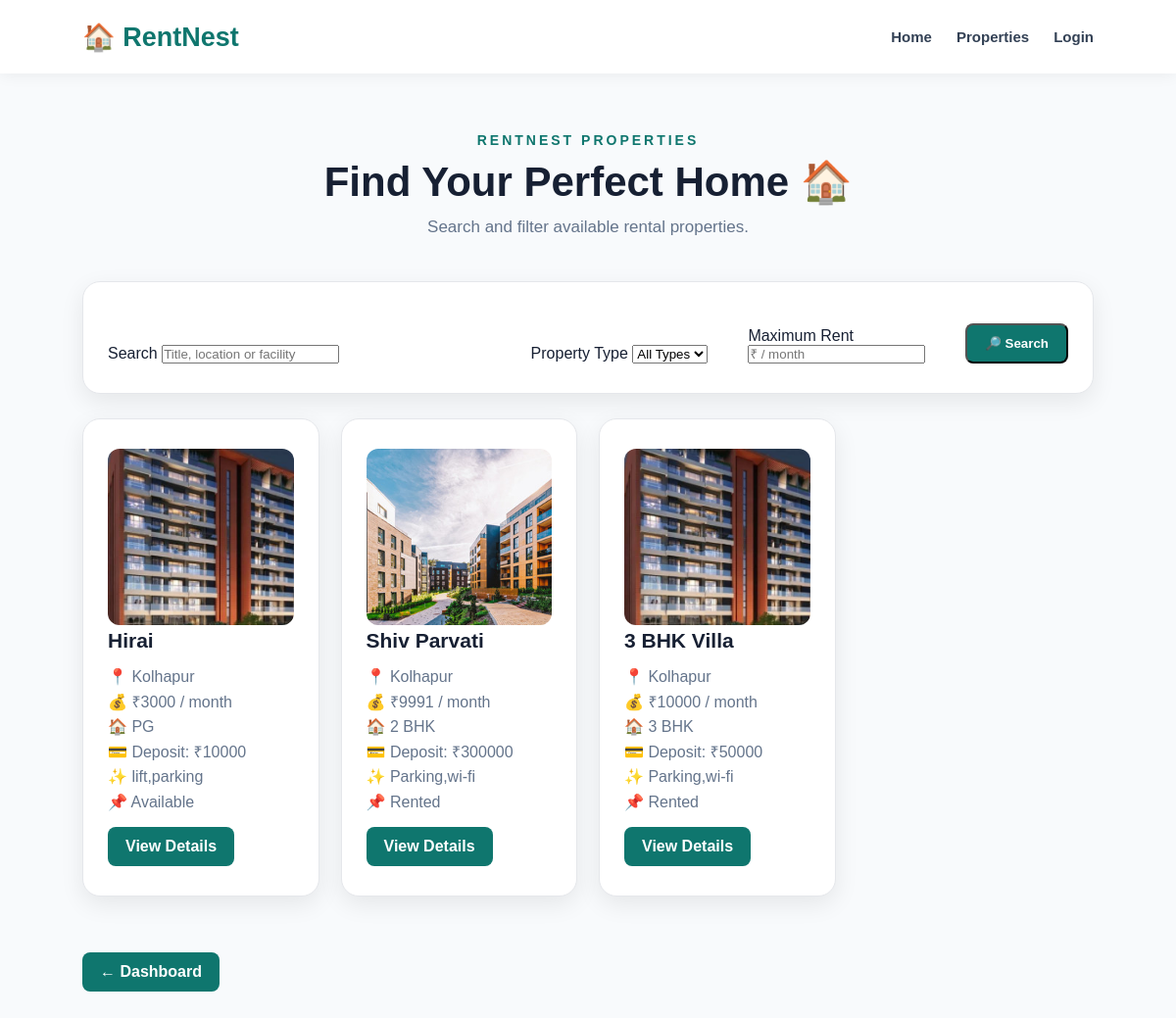
Screenshot of /properties with the database file from the repository.
### tables this page shows
CREATE TABLE properties (

            id INTEGER PRIMARY KEY AUTOINCREMENT,

            owner_id INTEGER,

            title TEXT NOT NULL,

            property_type TEXT NOT NULL,

            location TEXT NOT NULL,

            rent INTEGER NOT NULL,

            deposit INTEGER,

            facilities TEXT,

            image TEXT,

            status TEXT DEFAULT 'Available'

        );

### app.py (the view)
@app.route("/properties")
def properties():
    search = request.args.get("search", "").strip()
    property_type = request.args.get("type", "").strip()
    max_rent = request.args.get("max_rent", "").strip()
    connection = get_db_connection()
    query = "SELECT * FROM properties WHERE 1=1"
    params = []
    if search:
        query += " AND (title LIKE ? OR location LIKE ? OR facilities LIKE ?)"
        term = f"%{search}%"
        params.extend([term, term, term])
    if property_type:
        query += " AND property_type = ?"
        params.append(property_type)
    if max_rent:
        try:
            query += " AND rent <= ?"
            params.append(int(max_rent))
        except ValueError:
            max_rent = ""
    query += " ORDER BY id DESC"
    properties_list = connection.execute(query, params).fetchall()
    types = connection.execute("SELECT DISTINCT property_type FROM properties ORDER BY property_type").fetchall()
    connection.close()
    return render_template("properties.html", properties=properties_list, property_types=types, search=search, selected_type=property_type, max_rent=max_rent)

### database.py (called while the page is built)
def get_db_connection():
    connection = sqlite3.connect(DATABASE)
    connection.row_factory = sqlite3.Row
    return connection

### templates/properties.html (shortened to what this page needs)
<!DOCTYPE html>
<html lang="en">
<head>
<link rel="stylesheet" href="{{ url_for('static', filename='style.css') }}">
</head>
<body class="auth-body">
<nav class="navbar">
  <div class="logo">🏠 RentNest</div>
  <div class="nav-links">
    <a href="/">Home</a><a href="/properties">Properties</a>
    {% if session.get('user_id') %}
      <a href="{{ url_for('owner_dashboard' if session.get('role') == 'Owner' else 'tenant_dashboard') }}">Dashboard</a>
      <a href="/logout">Logout</a>
    {% else %}
    <a href="/login">Login</a>
    {% endif %}
  </div>
</nav>
<section class="dashboard-section">
  <div class="dashboard-heading">
    <p class="small-heading">RENTNEST PROPERTIES</p>
    <h1>Find Your Perfect Home 🏠</h1>
    <p>Search and filter available rental properties.</p>
  </div>
  <form method="GET" action="{{ url_for('properties') }}" class="dashboard-card" style="margin-bottom:25px;">
    <div style="display:grid;grid-template-columns:2fr 1fr 1fr auto;gap:12px;align-items:end;">
      <div>
        <label>Search</label>
        <input name="search" value="{{ search }}" placeholder="Title, location or facility">
      </div>
        <div>
        <label>Property Type</label>
        <select name="type">
          <option value="">All Types</option>
        </select>
      </div>
      <div>
        <label>Maximum Rent</label>
        <input type="number" name="max_rent" value="{{ max_rent }}" min="0" placeholder="₹ / month">
      </div>
      <button class="card-button" type="submit">🔎 Search</button>
    </div>
  </form>
  <div class="dashboard-cards">
    {% for property in properties %}
    <div class="dashboard-card">
      {% if property['image'] %}<img src="{{ url_for('static', filename='uploads/' + property['image']) }}" style="width:100%;height:180px;object-fit:cover;border-radius:12px;">{% else %}<div class="card-icon">🏠</div>{% endif %}
      <h2>{{ property['title'] }}</h2>
      <p>📍 {{ property['location'] }}<br>💰 ₹{{ property['rent'] }} / month<br>🏠 {{ property['property_type'] }}<br>💳 Deposit: ₹{{ property['deposit'] or 0 }}<br>✨ {{ property['facilities'] or 'Facilities available' }}<br>📌 {{ property['status'] }}</p>
      <a href="{{ url_for('property_details', property_id=property['id']) }}" class="card-button">View Details</a>
    </div>
    {% else %}
    <div class="dashboard-card">
      <h2>No Properties Found</h2>
      <p>Try another search or add a new property.</p>
      <a href="{{ url_for('properties') }}" class="card-button">Clear Filters</a>
    </div>
    {% endfor %}
  </div>
    <div>
        <a href="/tenant-dashboard"
           class="card-button">
            ← Dashboard
        </a>
    </div>
</section>
</body>
</html>

### static/style.css (style rules this page uses)
* { margin: 0; padding: 0; box-sizing: border-box; }
body { font-family: Arial, Helvetica, sans-serif; background: #f8fafc; color: #172033; }
.navbar { height: 75px; display: flex; align-items: center; justify-content: space-between; padding: 0 7%; background: white; box-shadow: 0 2px 15px rgba(0, 0, 0, 0.06); position: sticky; top: 0; z-index: 100; }
.logo { font-size: 27px; font-weight: bold; color: #0f766e; }
.nav-links { display: flex; align-items: center; gap: 25px; }
.nav-links a { text-decoration: none; color: #334155; font-size: 15px; font-weight: 600; }
.small-heading { color: #14b8a6; font-size: 14px; font-weight: bold; letter-spacing: 2px; margin-bottom: 15px; }
.auth-body { background: #f8fafc; }
.dashboard-section { padding: 60px 7%; min-height: calc(100vh - 80px); }
.dashboard-heading { text-align: center; margin-bottom: 45px; }
.dashboard-heading .small-heading { color: #0f766e; font-size: 14px; font-weight: bold; letter-spacing: 3px; margin-bottom: 10px; }
.dashboard-heading h1 { font-size: 42px; margin: 0 0 12px; color: #172033; }
.dashboard-heading > p:last-child { font-size: 17px; color: #64748b; }
.dashboard-cards { display: grid; grid-template-columns: repeat(4, 1fr); gap: 22px; margin-bottom: 45px; }
.dashboard-card { background: white; padding: 30px 25px; border-radius: 18px; box-shadow: 0 8px 25px rgba(0, 0, 0, 0.08); transition: 0.3s; border: 1px solid #e5e7eb; }
.dashboard-card h2 { font-size: 21px; margin-bottom: 12px; color: #172033; }
.dashboard-card p { color: #64748b; line-height: 1.6; min-height: 75px; }
.card-button { display: inline-block; margin-top: 12px; padding: 11px 18px; background: #0f766e; color: white; text-decoration: none; border-radius: 8px; font-weight: bold; transition: 0.3s; }

### rows the page displays
properties: image (picture), title "Hirai", location "Kolhapur", rent "3000", property_type "PG", deposit "10000", facilities "lift,parking", status "Available"
properties: image (picture), title "Shiv Parvati", location "Kolhapur", rent "9991", property_type "2 BHK", deposit "300000", facilities "Parking,wi-fi", status "Rented"
properties: image (picture), title "3 BHK Villa", location "Kolhapur", rent "10000", property_type "3 BHK", deposit "50000", facilities "Parking,wi-fi", status "Rented"
